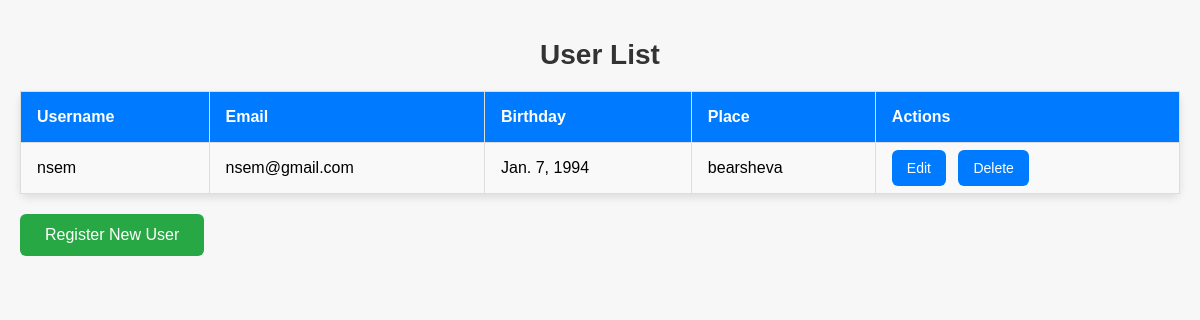
/users/, run on the app's committed database.
### accounts/models.py (models this page shows, shortened)
class Register(models.Model):
    user = models.OneToOneField(User, on_delete=models.CASCADE)  # ForeignKey to User
    username = models.CharField(max_length=50)
    birthday = models.DateField(null=True, blank=True)  # Allow null values
    email = models.EmailField()
    place=models.CharField(max_length=50)
    password1 = models.CharField(max_length=20)
    password2 = models.CharField(max_length=20)

### accounts/views.py (the view)
# urls.py: path('users/', views.user_list, name='user_list'),
def user_list(request):
    users = Register.objects.all()  # Retrieve all users from the Register model
    return render(request, 'user_list.html', {'users': users})

### templates/user_list.html (shortened to what this page needs)
<!DOCTYPE html>
<html lang="en">
<head>
    <link rel="stylesheet" href="https://cdnjs.cloudflare.com/ajax/libs/font-awesome/5.15.3/css/all.min.css">
</head>
<body>
    <h1>User List</h1>
    <table>
        <thead>
            <tr>
                <th>Username</th>
                <th>Email</th>
                <th>Birthday</th>
                <th>Place</th>
                <th>Actions</th>
            </tr>
        </thead>
        <tbody>
            {% for user in users %}
                <tr>
                    <td>{{ user.username }}</td>
                    <td>{{ user.email }}</td>
                    <td>{{ user.birthday }}</td>
                    <td>{{ user.place }}</td>
                    <td>
                        <a href="{% url 'update_user' user.id %}" class="btn">Edit</a>
                        <a href="{% url 'delete_user' user.id %}" class="btn">Delete</a>
                    </td>
                </tr>
            {% empty %}
                <tr>
                    <td colspan="5">No users found.</td>
                </tr>
            {% endfor %}
        </tbody>
    </table>
    <a href="{% url 'register' %}" class="register-btn">Register New User</a>
</body>
</html>

### templates/user_list.html (style rules this page uses)
body { font-family: Arial, sans-serif; margin: 0; padding: 20px; background-color: #f7f7f7; }
h1 { text-align: center; color: #333; font-size: 28px; margin-bottom: 20px; }
table { width: 100%; margin-top: 20px; border-collapse: collapse; background-color: #fff; border-radius: 8px; box-shadow: 0 4px 8px rgba(0, 0, 0, 0.1); }
table, th, td { border: 1px solid #ddd; }
th, td { padding: 16px; text-align: left; }
th { background-color: #007BFF; color: white; font-weight: bold; }
td { background-color: #f9f9f9; }
.btn { padding: 10px 15px; background-color: #007BFF; color: white; text-decoration: none; border-radius: 6px; cursor: pointer; font-size: 14px; margin-right: 8px; transition: background-color 0.3s; }
.register-btn { display: inline-block; padding: 12px 25px; background-color: #28a745; color: white; text-decoration: none; border-radius: 6px; font-size: 16px; margin: 20px 0; transition: background-color 0.3s; }

### data on the page
Register: username "nsem", email "nsem@gmail.com", birthday "Jan. 7, 1994", place "bearsheva"
